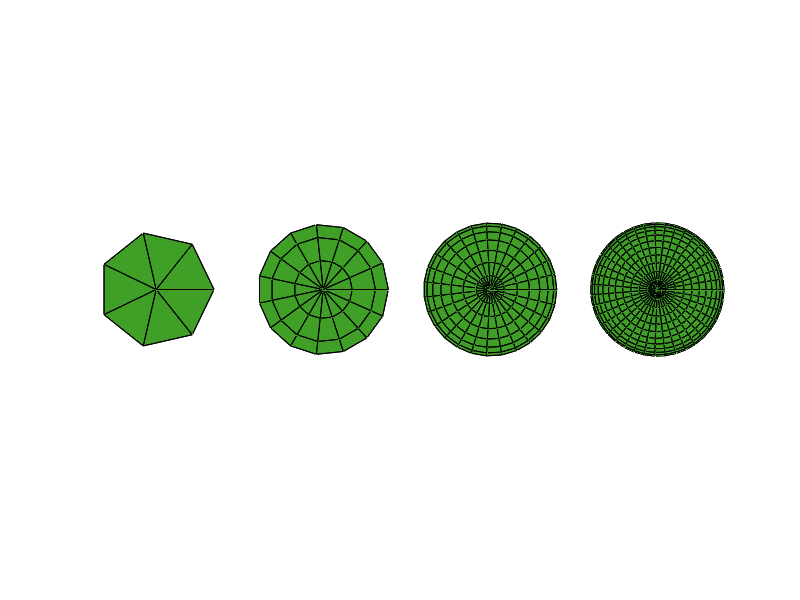

Recreate this plot in MATLAB.
function Sphere_Mesh()
    % Configurations for the spheres (radius, lat divisions, lon divisions, x-offset)
    mesh_configs = [
        1.2, 4, 8, 0;   % (radius, latitude divisions, longitude divisions, x-offset)
        1.2, 8, 16, 3;
        1.2, 16, 28, 6;
        1.2, 24, 40, 9
    ];

    % Initialize figure
    figure;
    hold on;

    % Loop through each mesh configuration
    for i = 1:size(mesh_configs, 1)
        % Extract sphere parameters
        radius = mesh_configs(i, 1);
        lat_divisions = mesh_configs(i, 2);
        lon_divisions = mesh_configs(i, 3);
        x_offset = mesh_configs(i, 4);

        % Generate sphere mesh
        [nodes, faces] = create_sphere_mesh(radius, lat_divisions, lon_divisions);

        % Apply x-offset translation
        nodes(:, 1) = nodes(:, 1) + x_offset;

        % Plot the sphere mesh
        patch('Vertices', nodes, 'Faces', faces, ...
              'FaceColor', [0.2, 0.6, 0.1], 'FaceAlpha', 0.94, ...
              'EdgeColor', 'k');
    end

    % Adjust axis settings
    axis equal;
    axis off; % Hide axes
    hold off;
end

function [nodes, faces] = create_sphere_mesh(radius, lat_divisions, lon_divisions)
    % Create the nodes of the sphere using latitude and longitude divisions
    theta = linspace(0, pi, lat_divisions);         % Latitude angles
    phi = linspace(0, 2 * pi, lon_divisions);       % Longitude angles
    [Theta, Phi] = meshgrid(theta, phi);            % Create a grid of angles

    % Compute Cartesian coordinates of the sphere
    X = radius * sin(Theta) .* cos(Phi);
    Y = radius * sin(Theta) .* sin(Phi);
    Z = radius * cos(Theta);

    % Reshape the grid into a list of nodes
    nodes = [X(:), Y(:), Z(:)];

    % Create faces by connecting adjacent nodes in the grid
    faces = [];
    for i = 1:lat_divisions - 1
        for j = 1:lon_divisions
            % Compute indices of vertices
            jp1 = mod(j, lon_divisions) + 1; % Wrap longitude index
            v1 = sub2ind([lon_divisions, lat_divisions], j, i);
            v2 = sub2ind([lon_divisions, lat_divisions], jp1, i);
            v3 = sub2ind([lon_divisions, lat_divisions], jp1, i + 1);
            v4 = sub2ind([lon_divisions, lat_divisions], j, i + 1);

            % Add the face (quadrilateral)
            faces = [faces; v1, v2, v3, v4];
        end
    end
end